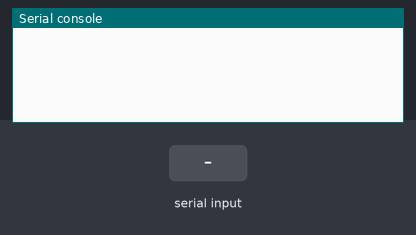
This program was run on a simulated Raspberry Pi Pico running MicroPython. Shown: the last lines printed to the serial console. The test bench sets the inputs (shaded band).

Above: at 1.2 s.
1.3 s: "None\n" received over the second serial link
At 4.2 s:
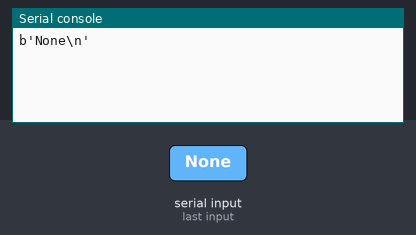
4.5 s: "1\n" received over the second serial link
At 5.7 s:
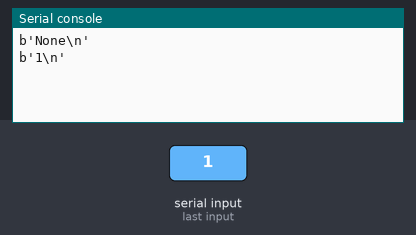

Measured:
- after the input at 1.3 s, the serial console: prints a new line after 1.7 s (image 1)
- after the input at 4.5 s, the serial console: prints a new line after 0.50 s (image 2)

The program:

uart.py
```python
import time
from machine import UART, Pin

uart0 = UART(0, baudrate=9600, tx=Pin(0), rx=Pin(1))
while(1):
    uart0.write('Mosiwi!\n')       # write bytes
    time.sleep_ms(1000)
    string = uart0.read()          # read bytes
    if(str(string) != 'None'):
        print(string)
    time.sleep_ms(1000) 
```
